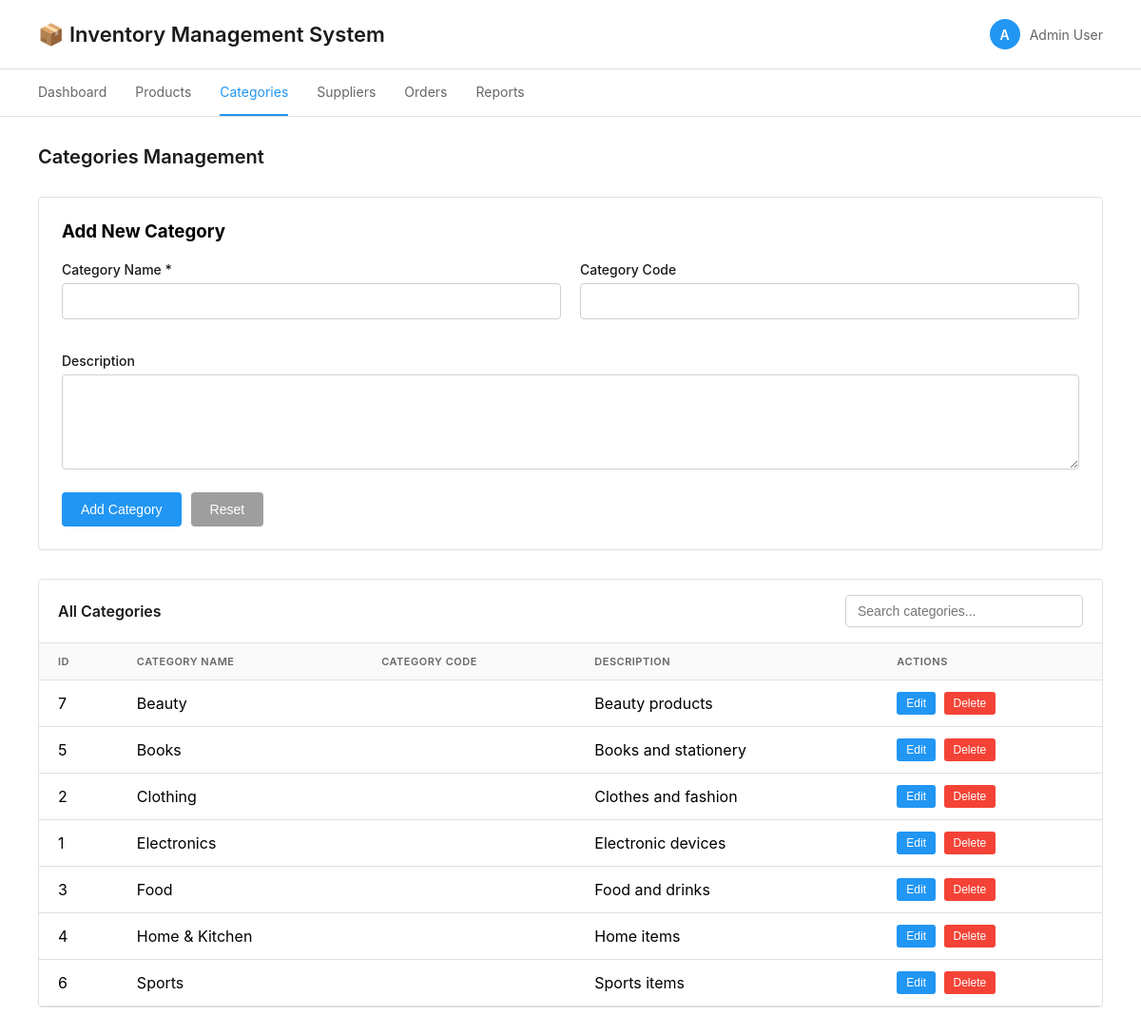
Page /pages/categories.php on the committed database.
### tables this page shows
CREATE TABLE categories (
    category_id INT,
    category_name VARCHAR(100),
    description VARCHAR(255)
);

### pages/categories.php (the view, shortened to what this page needs)
<?php
include '../includes/db_connect.php';
$categories = mysqli_query($conn, "SELECT * FROM categories ORDER BY category_name");
?>
<!DOCTYPE html>
<html lang="en">
<head>
    <link rel="stylesheet" href="../css/style.css">
</head>
<body>
    <div class="container">
        <div class="header">
            <h1>📦 Inventory Management System</h1>
            <div class="header-info">
                <div class="user-info">
                    <div class="user-avatar">A</div>
                    <span>Admin User</span>
                </div>
            </div>
        </div>
        <nav class="nav">
            <ul>
                <li><a href="../index.php">Dashboard</a></li>
                <li><a href="products.php">Products</a></li>
                <li><a href="categories.php" class="active">Categories</a></li>
                <li><a href="suppliers.php">Suppliers</a></li>
                <li><a href="orders.php">Orders</a></li>
                <li><a href="reports.php">Reports</a></li>
            </ul>
        </nav>
        <div class="main-content">
            <h2 class="page-title">Categories Management</h2>
            <div class="form-container">
                <h3 style="margin-bottom: 20px;">Add New Category</h3>
                <form id="categoryForm" method="POST" action="../includes/process_category.php">
                    <div class="form-grid">
                        <div class="form-group">
                            <label>Category Name *</label>
                            <input type="text" name="category_name" id="category_name" required>
                        </div>
                        <div class="form-group">
                            <label>Category Code</label>
                            <input type="text" name="category_code" id="category_code">
                        </div>
                    </div>
                    <div class="form-group">
                        <label>Description</label>
                        <textarea name="description" id="description"></textarea>
                    </div>
                    <div class="btn-group">
                        <button type="submit" class="btn btn-primary" name="action" value="add">Add Category</button>
                        <button type="button" class="btn btn-secondary" onclick="resetForm()">Reset</button>
                    </div>
                </form>
            </div>
            <div class="table-container">
                <div class="table-header">
                    <h3>All Categories</h3>
                    <input type="text" class="search-box" placeholder="Search categories..." id="searchBox">
                </div>
                <table id="categoriesTable">
                    <thead>
                        <tr>
                            <th>ID</th>
                            <th>Category Name</th>
                            <th>Category Code</th>
                            <th>Description</th>
                            <th>Actions</th>
                        </tr>
                    </thead>
                    <tbody>
                        <?php while($row = mysqli_fetch_assoc($categories)): ?>
                        <tr>
                            <td><?php echo $row['category_id']; ?></td>
                            <td><?php echo $row['category_name']; ?></td>
                            <td><?php echo $row['category_code']; ?></td>
                            <td><?php echo $row['description']; ?></td>
                            <td>
                                <button class="action-btn edit" onclick='editCategory(<?php echo json_encode($row); ?>)'>Edit</button>
                                <button class="action-btn delete" onclick="deleteCategory(<?php echo $row['category_id']; ?>)">Delete</button>
                            </td>
                        </tr>
                        <?php endwhile; ?>
                    </tbody>
                </table>
            </div>
        </div>
    </div>
</body>
</html>

### css/style.css (style rules this page uses)
* { margin: 0; padding: 0; box-sizing: border-box; }
body { font-family: -apple-system, BlinkMacSystemFont, 'Segoe UI', Roboto, sans-serif; background: #f5f5f5; min-height: 100vh; padding: 0; }
.container { max-width: 1400px; margin: 0 auto; background: white; min-height: 100vh; }
.header { background: white; color: #1a1a1a; padding: 20px 40px; display: flex; justify-content: space-between; align-items: center; border-bottom: 1px solid #e0e0e0; }
.header h1 { font-size: 22px; font-weight: 600; color: #1a1a1a; }
.header-info { display: flex; gap: 20px; align-items: center; }
.user-info { display: flex; align-items: center; gap: 10px; color: #666; font-size: 14px; }
.user-avatar { width: 32px; height: 32px; background: #2196F3; border-radius: 50%; display: flex; align-items: center; justify-content: center; color: white; font-weight: 600; font-size: 14px; }
.nav { background: white; padding: 0; border-bottom: 1px solid #e0e0e0; }
.nav ul { list-style: none; display: flex; flex-wrap: wrap; padding: 0 40px; }
.nav li { margin-right: 30px; }
.nav a { display: block; padding: 15px 0; color: #666; text-decoration: none; font-weight: 400; font-size: 14px; transition: all 0.2s; border-bottom: 2px solid transparent; }
.nav a.active { color: #2196F3; border-bottom-color: #2196F3; }
.main-content { padding: 30px 40px; }
.page-title { font-size: 20px; color: #1a1a1a; margin-bottom: 30px; font-weight: 600; }
.form-container { background: white; padding: 24px; border-radius: 4px; border: 1px solid #e0e0e0; margin-bottom: 30px; }
.form-grid { display: grid; grid-template-columns: repeat(auto-fit, minmax(250px, 1fr)); gap: 20px; margin-bottom: 20px; }
.form-group { margin-bottom: 15px; }
.form-group label { display: block; margin-bottom: 6px; color: #1a1a1a; font-weight: 500; font-size: 14px; }
.form-group input, .form-group select, .form-group textarea { width: 100%; padding: 10px 12px; border: 1px solid #d0d0d0; border-radius: 4px; font-size: 14px; transition: border-color 0.2s; }
.form-group textarea { resize: vertical; min-height: 100px; }
.btn { padding: 10px 20px; border: none; border-radius: 4px; font-size: 14px; font-weight: 500; cursor: pointer; transition: all 0.2s; text-decoration: none; display: inline-block; }
.btn-primary { background: #2196F3; color: white; }
.btn-secondary { background: #9e9e9e; color: white; }
.btn-group { display: flex; gap: 10px; margin-top: 20px; }
.table-container { background: white; border-radius: 4px; overflow: hidden; border: 1px solid #e0e0e0; }
.table-header { padding: 16px 20px; background: white; display: flex; justify-content: space-between; align-items: center; border-bottom: 1px solid #e0e0e0; }
.table-header h3 { font-size: 16px; font-weight: 600; color: #1a1a1a; }
.search-box { padding: 8px 12px; border: 1px solid #d0d0d0; border-radius: 4px; width: 250px; font-size: 14px; }
table { width: 100%; border-collapse: collapse; }
thead { background: #fafafa; }
th, td { padding: 12px 20px; text-align: left; border-bottom: 1px solid #e0e0e0; }
th { font-weight: 600; color: #666; text-transform: uppercase; font-size: 11px; letter-spacing: 0.5px; }
.action-btn { padding: 5px 10px; border: none; border-radius: 3px; cursor: pointer; font-size: 12px; margin-right: 4px; font-weight: 500; }
.action-btn.edit { background: #2196F3; color: white; }
.action-btn.delete { background: #f44336; color: white; }

### rows in the picture
categories: category_id "7", category_name "Beauty", description "Beauty products"
categories: category_id "5", category_name "Books", description "Books and stationery"
categories: category_id "2", category_name "Clothing", description "Clothes and fashion"
categories: category_id "1", category_name "Electronics", description "Electronic devices"
categories: category_id "3", category_name "Food", description "Food and drinks"
categories: category_id "4", category_name "Home & Kitchen", description "Home items"
categories: category_id "6", category_name "Sports", description "Sports items"
